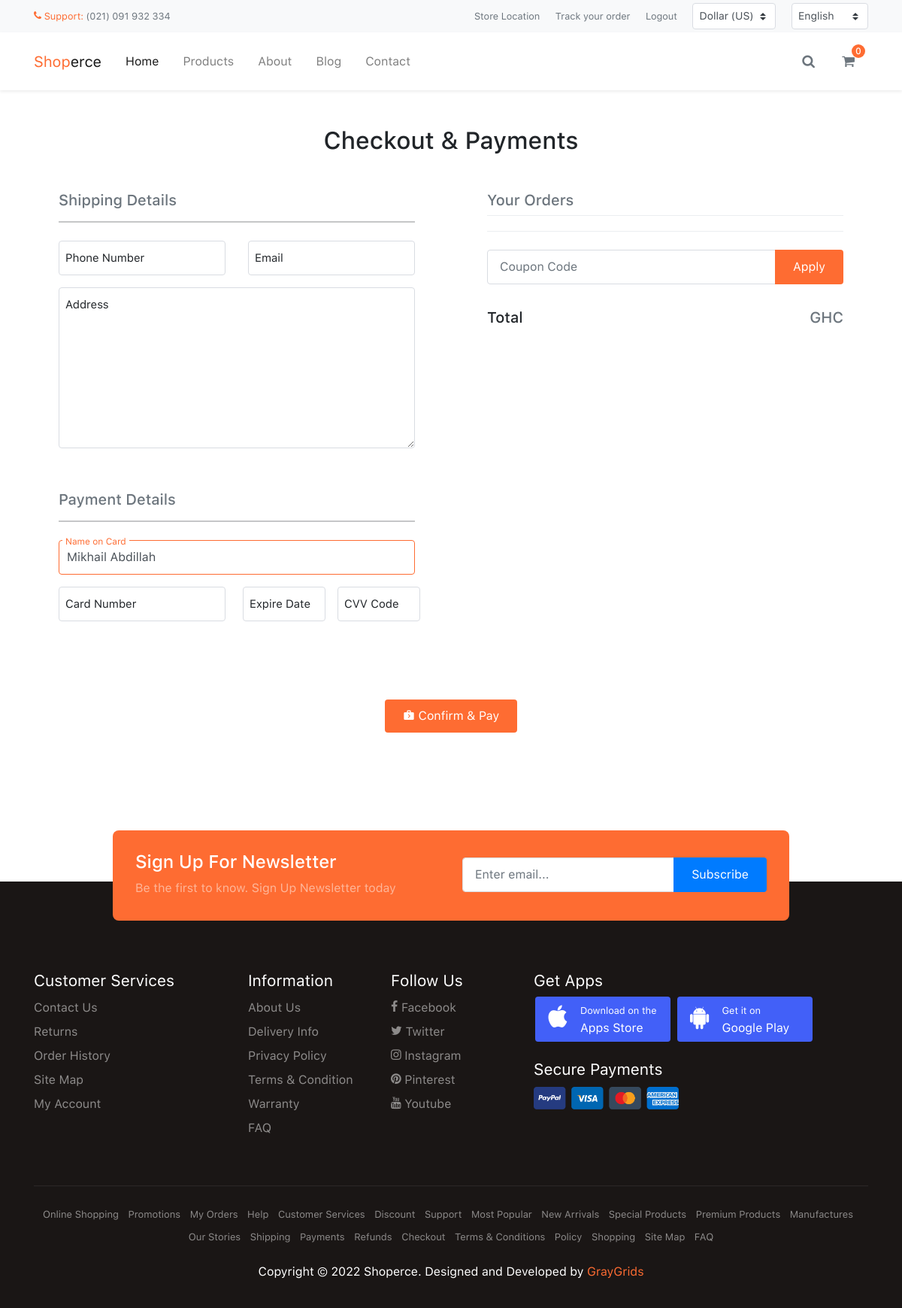
The app's page /checkout (signed in), older data.
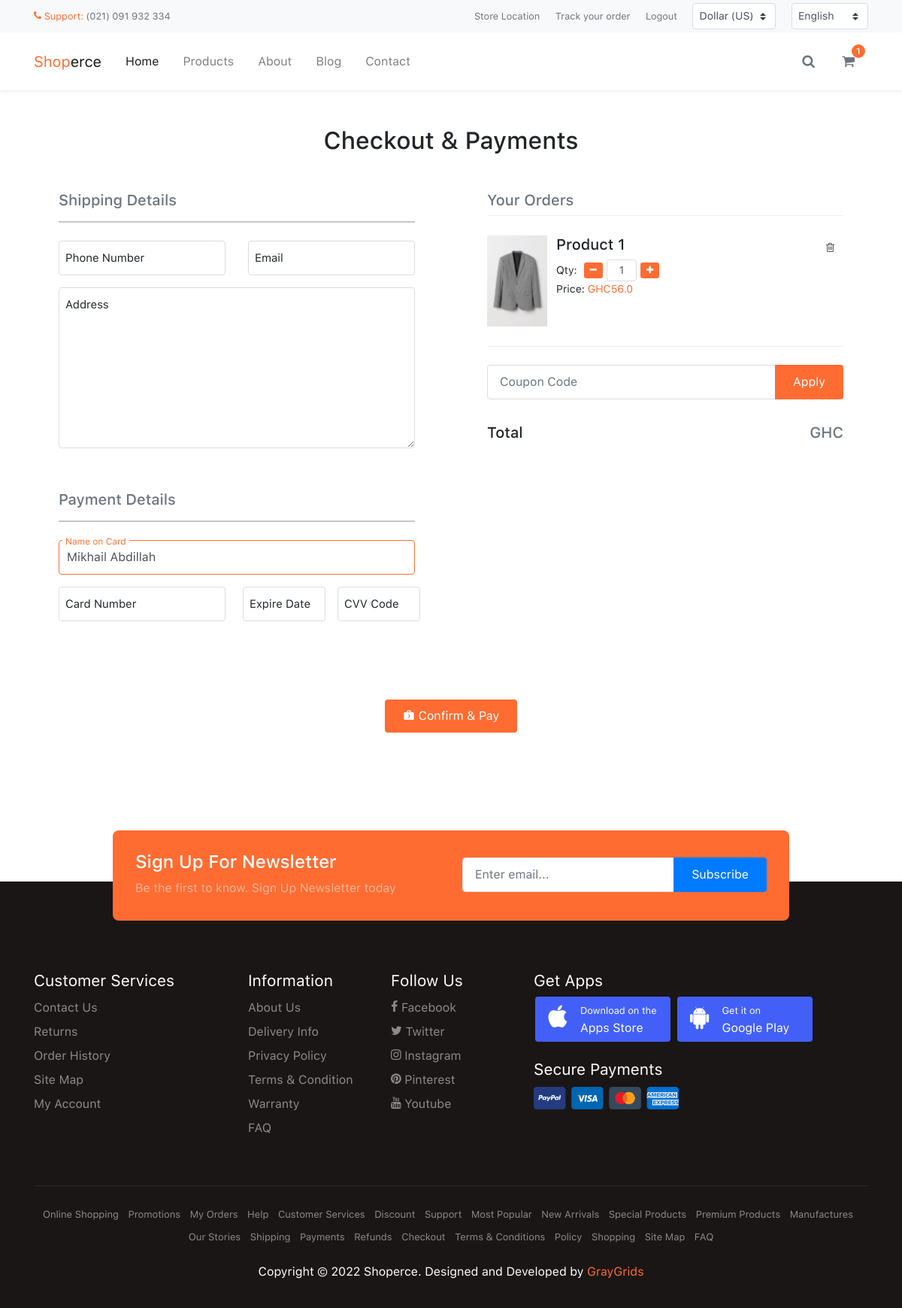
The same page, newer data.
### store/models.py (models this page shows, shortened)
class OrderItem(models.Model):
    item = models.ForeignKey(Product, on_delete=models.CASCADE)
    user = models.ForeignKey(User, on_delete=models.CASCADE)
    ordered = models.BooleanField(default=False)
    quantity = models.IntegerField(default=1)
    created = models.DateTimeField(auto_now_add=True)
    class Meta:
        ordering = ['-created']

class Product(models.Model):
    title = models.CharField(max_length=200)
    detail_preview = models.CharField(max_length=1000, blank=True, null=True)
    detail = RichTextField()
    thumbnail = models.ImageField(upload_to='images', blank=True, null=True)
    category = models.ForeignKey(
        Category, on_delete=models.SET_NULL, null=True)
    color = models.ForeignKey(
        Color, on_delete=models.SET_NULL, null=True, blank=True)
    availiability = models.IntegerField(blank=True, null=True)
    price = models.FloatField()
    published = models.BooleanField(default=True)
    created = models.DateTimeField(auto_now_add=True)
    slug = models.SlugField(blank=True, null=True)
    class Meta:
        ordering = ['-created']

### store/views.py (the view)
# urls.py: path('checkout', checkOutView, name='checkout'),
def checkOutView(request):
    items = OrderItem.objects.all()
    context = {
        'items': items
    }
    if not request.user.is_authenticated:
        messages.info(request, 'Login required')
        return redirect('products')
    else:
        return render(request, 'store/checkout.html', context)

### templates/store/checkout.html (shortened to what this page needs)
{% extends 'base.html' %}
{% load static %}
{% block content %}
<div class="site-section py-5">
    <div class="container">
        <h2 class="text-center">Checkout & Payments</h2>
        <div class="row justify-content-center mt-5">
            <div class="col-lg-6 px-lg-5">
                <h5 class="text-secondary">Shipping Details</h5>
                <hr>
                <div class="row mb-5">
                    <div class="col-md-6">
                        <div class="input-group floating-label my-2">
                            <input type="number" id="contactPayment" class="form-control" required>
                            <label for="contactPayment" class="floating-control-label">Phone Number</label>
                        </div>
                    </div>
                    <div class="col-md-6">
                        <div class="input-group floating-label my-2">
                            <input type="text" id="emailPayment" class="form-control" required>
                            <label for="emailPayment" class="floating-control-label">Email</label>
                        </div>
                    </div>
                    <div class="col-12">
                        <div class="input-group floating-label my-2">
                            <textarea id="address" class="form-control" required rows="8"></textarea>
                            <label for="address" class="floating-control-label">Address</label>
                        </div>
                    </div>
                </div>
                <h5 class="text-secondary">Payment Details</h5>
                <hr>
                <div class="row mb-5">
                    <div class="col-12">
                        <div class="input-group">
                            <div class="input-group floating-label my-2">
                                <input type="text" id="namePayment" class="form-control" value="Mikhail Abdillah" required>
                                <label for="namePayment" class="floating-control-label">Name on Card</label>
                            </div>
                        </div>
                    </div>
                    <div class="col-12 col-md-6">
                        <div class="input-group floating-label my-2">
                            <input type="number" id="cardNumberPayment" class="form-control" required>
                            <label for="cardNumberPayment" class="floating-control-label">Card Number</label>
                        </div>
                    </div>
                    <div class="col-12 col-md-6">
                        <div class="row">
                            <div class="col-6 px-2">
                                <div class="input-group floating-label my-2">
                                    <input type="number" id="expPayment" class="form-control" required>
                                    <label for="expPayment" class="floating-control-label">Expire Date</label>
                                </div>
                            </div>
                            <div class="col-6 px-2">
                                <div class="input-group floating-label my-2">
                                    <input type="number" id="CVVPayment" class="form-control" required>
                                    <label for="CVVPayment" class="floating-control-label">CVV Code</label>
                                </div>
                            </div>
                        </div>
                    </div>
                </div>
            </div>
            <div class="col-lg-6 px-lg-5">
                <h5 class="text-secondary">Your Orders</h5>
                <ul class="product-cart-list">
                {% for item in items %}
                    <li class="cart-item">
                        <div class="img-place">
                            <img src="{{item.item.thumbnail.url}}" alt="{{item.item.title}}">
                        </div>
                        <div class="caption">
                            <h5>{{item.item.title}}</h5>
                            <div class="mb-0">Qty:
                                <div class="d-inline-flex number-input number-input-sm">
                                    <button class="btn btn-theme btn-sm btn-decrease"><span class="icon-minus"></span></button>
                                    <input type="number" class="form-control" name="number" value="{{item.quantity}}" min="0" max="250">
                                    <button class="btn btn-theme btn-sm btn-increase"><span class="icon-plus"></span></button>
                                </div>
                            </div>
                            <p class="mb-0">Price: <span class="fg-theme">GHC{{item.item.price}}</span></p>
                        </div>
                        <a href="{% url 'remove' item.item.id %}" class="btn btn-fab btn-sm"><span class="icon-trash-o"></span></a>
                    </li>
                    {% endfor %}
                </ul>
                <div class="py-2 mb-4">
                    <div class="input-group">
                        <input type="text" class="form-control" placeholder="Coupon Code">
                        <button class="btn btn-theme">Apply</button>
                    </div>
                </div>
                <div class="product-cart-invoice">
                    <h5 class="d-flex flex-row justify-content-between mt-3">
                        <span>Total </span>
                        <span class="text-right text-secondary">GHC{{item.getTotalPrice}}</span>
                    </h5>
                </div>
            </div>
        </div>
        <div class="text-center mt-5">
            <button class="btn btn-theme"><span class="icon-next_week"></span> Confirm & Pay</button>
        </div>
    </div>
</div>
{% endblock content %}

Row changes from the older to the newer data that the page shows:
added OrderItem: item.thumbnail (picture), item "Product 1", number "1", item.price "56.0"
Text that changed along with them:
{{ items.count }}: "0" → "1"
